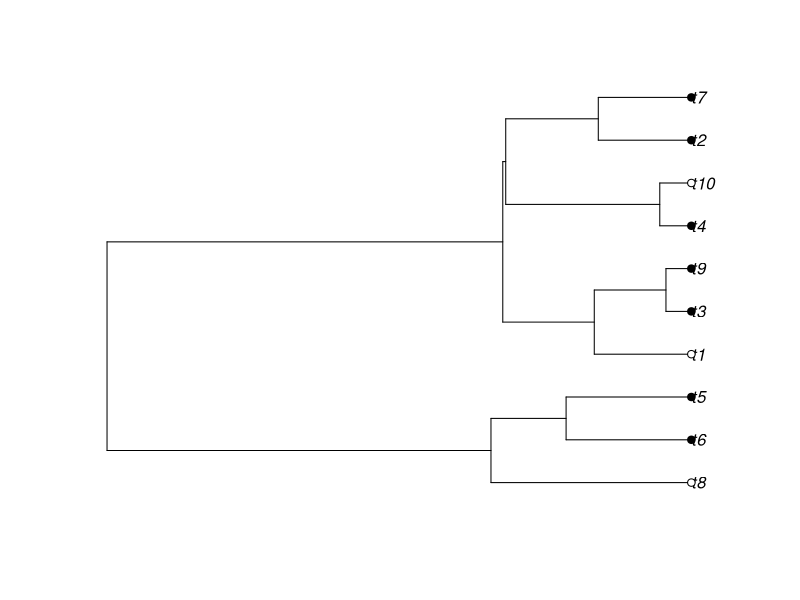
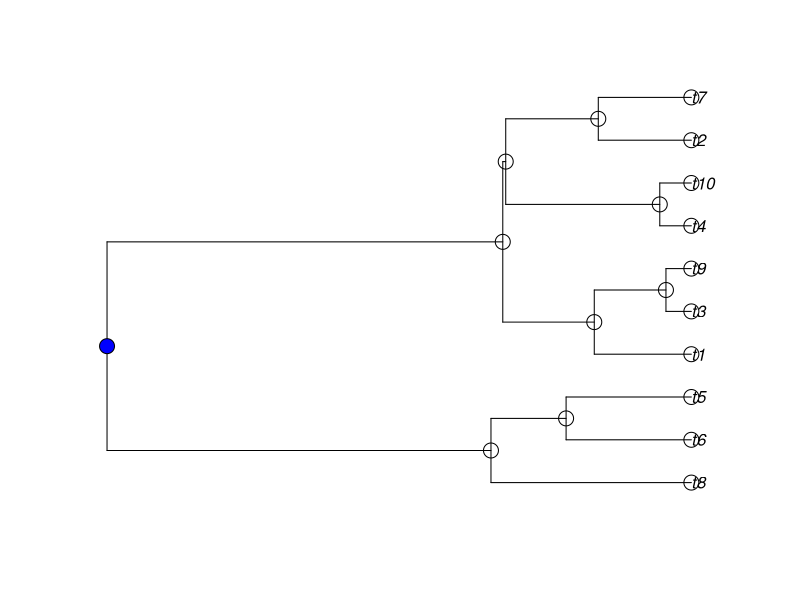
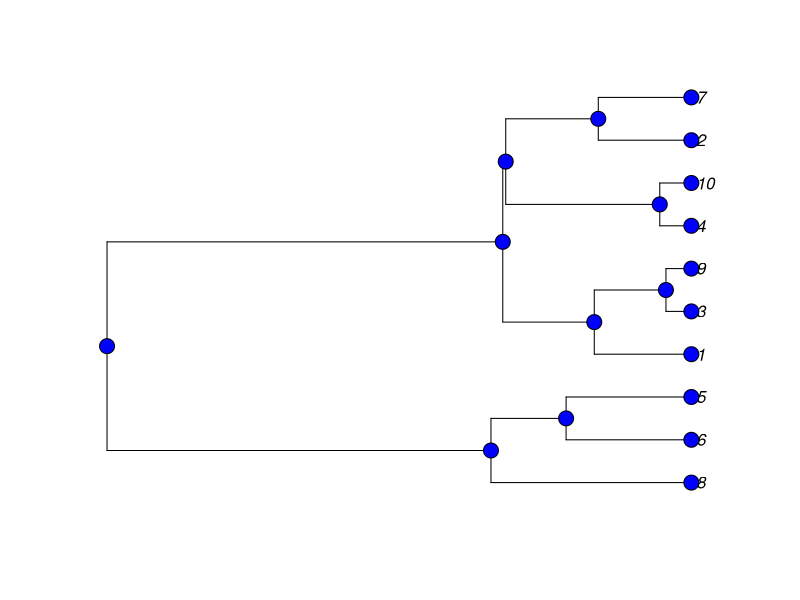

Reproduce these figures in R, in order.
## ---- chunk 1
rm(list=ls())

library(ape)
library(expm) # matrix exponential
## ---- chunk 2
tree <- rcoal(10)
x <- sample(c(0,1), size=10, replace=T)

plot(tree)
tiplabels(pch=21,bg=x)


fit <- ace(x, tree, type='discrete', model='ARD')
## ---- chunk 3
Q <- matrix(c(-1,1,1,-1),ncol=2) 
Q <- Q/10

getP <- function(t,Q){
	P <- expm(Q*t)
	return(P)
} 
## ---- chunk 4
states_vec <- rep(NA,(tree$Nnode + length(tree$tip.label)))
names(states_vec) <- c(tree$tip.label, paste0("node", 1:tree$Nnode))
## ---- chunk 5
states <- c(1, 2)
state_colors <- c('blue','red') #for plotting
## ---- chunk 6
pi_root <- c(1,0) 
## ---- chunk 7
root <- length(tree$tip.label) + 1
states_vec[root] <- sample(states, 1, prob = pi_root)
## ---- chunk 8
plot(tree)
tip_states <- states_vec[tree$tip.label]
tiplabels(pch=21, bg=state_colors[tip_states], cex=2)
node_states <- states_vec[paste0("node", 1:tree$Nnode)] 
nodelabels(pch=21, bg=state_colors[node_states], cex=2)
## ---- chunk 9
preorder <- rev(postorder(tree))  # parent before children
## ---- chunk 10
edges <- tree$edge
## ---- chunk 11
colnames(edges) <- c('parent','descendant')
edges <- as.data.frame(edges) # to use the handy $ command for columns
## ---- chunk 12
edge.lengths <- tree$edge.length
## ---- chunk 13
edges$parentstate <- states_vec[edges$parent]
edges$nextstate <- NA
edges$lengths <- edge.lengths

for(i in 1:nrow(edges)){
	parent_state <- if(edges[i,'parentstate']==1){c(1,0)}else{c(0,1)}
	prob = getP(edges$lengths[i],Q) %*% parent_state
	next_state <- sample(c(1,2), size=1, prob=c(prob))
	new_parent <- edges[i, 'descendant']
	edges[i,'nextstate'] <- next_state	
	edges[edges$parent==new_parent, 'parentstate'] <- next_state
}
## ---- chunk 14
states_vec[edges$parent] <- edges$parentstate
states_vec[edges$descendant] <- edges$nextstate
## ---- chunk 15
plot(tree)
tip_states <- states_vec[tree$tip.label]
tiplabels(pch=21, bg=state_colors[tip_states], cex=2)
node_states <- states_vec[paste0("node", 1:tree$Nnode)] 
nodelabels(pch=21, bg=state_colors[node_states], cex=2)
